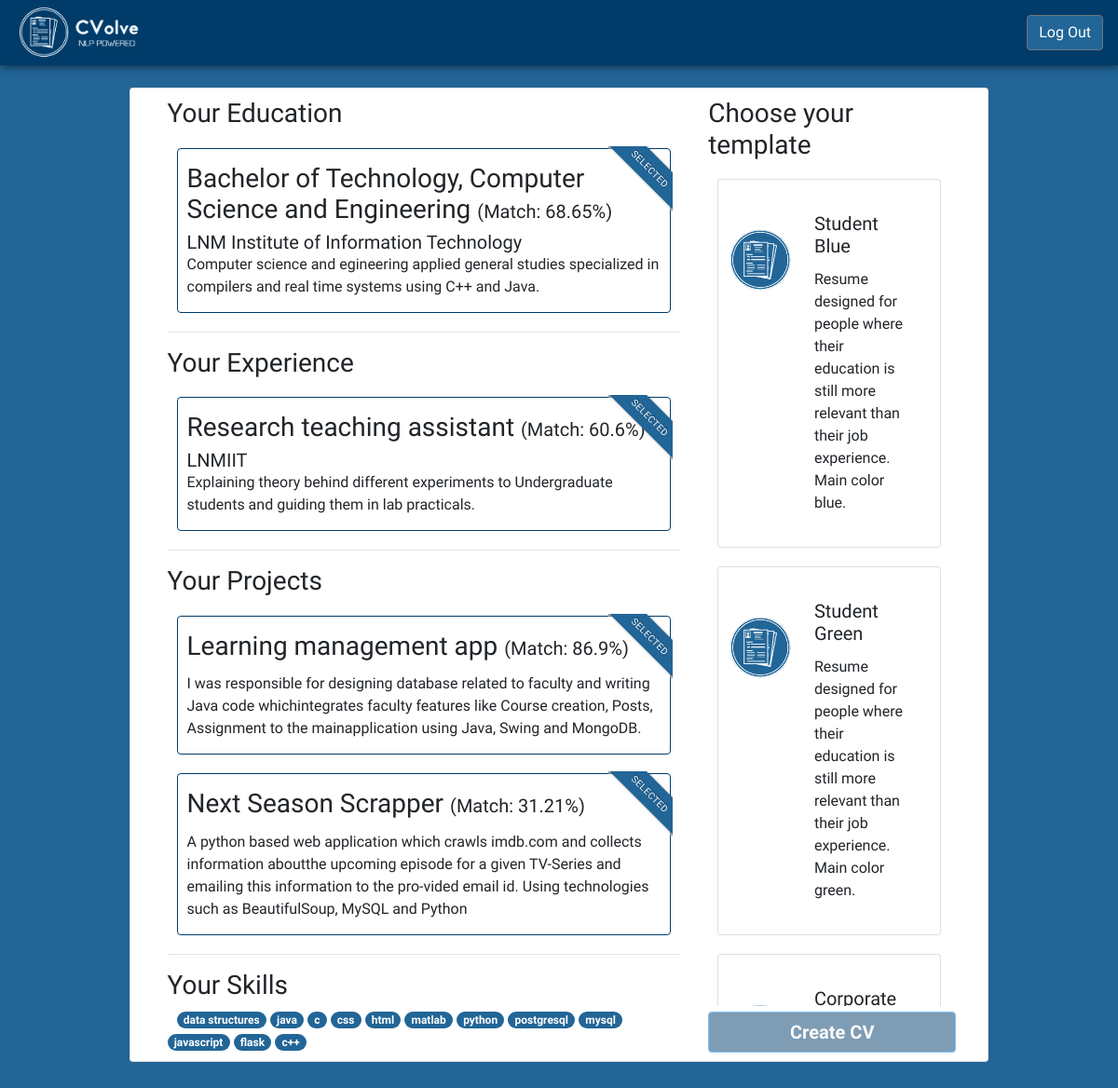
Screenshot of /offers/1/preview_cv/ (signed in) with the database file from the repository.
### cvolve/main/models/user_education.py (models this page shows, shortened)
class UserEducation(models.Model):
    title = models.CharField('Title', max_length=150)
    institution = models.CharField('Institution', max_length=150)
    start_date = models.DateField('Start Date')
    end_date = models.DateField('End Date', blank=True, null=True)
    summary = models.TextField('Summary')
    user = models.ForeignKey(User, on_delete=models.CASCADE)
    class Meta:
        verbose_name_plural = 'UserEducations'

### cvolve/main/models/user_experience.py (models this page shows, shortened)
class UserExperience(models.Model):
    role = models.CharField('Role', max_length=150)
    company = models.CharField('Company', max_length=150)
    start_date = models.DateField('Start Date')
    end_date = models.DateField('End Date', blank=True, null=True)
    summary = models.TextField('Summary')
    user = models.ForeignKey(User, on_delete=models.CASCADE)
    class Meta:
        verbose_name_plural = 'UserExperiences'

### cvolve/main/models/user_projects.py (models this page shows, shortened)
class UserProjects(models.Model):
    name = models.CharField('Name', max_length=120)
    summary = models.TextField('Summary')
    user = models.ForeignKey(User, on_delete=models.CASCADE)
    class Meta:
        verbose_name_plural = 'UserProjects'

### cvolve/main/models/user_skill.py (models this page shows, shortened)
class UserSkill(models.Model):
    name = models.CharField('Name', max_length=120)
    user = models.ForeignKey(User, on_delete=models.CASCADE)
    class Meta:
        verbose_name_plural = 'UserSkills'

### cvolve/main/views/CV_preview_view.py (the view)
class CVPreviewView(View):
    def get(self, request, offer_id):
        user = User.objects.get(pk=request.user.id)
        offer = JobOffer.objects.get(pk=offer_id)
        return render(request, 'cv_preview.html', {
            'user': user, 'offer': offer,
            'educations': get_education_sorted_by_distance(user.id, offer.id,
                                                           return_distances=True),
            'experiences': get_experience_sorted_by_distance(user.id, offer.id,
                                                             return_distances=True),
            'projects': get_projects_sorted_by_distance(user.id, offer.id,
                                                        return_distances=True),
            'skills': get_skills_sorted_by_distance(user.id, offer.id,
                                                    return_distances=True),
        })

### cvolve/main/models/user_education.py (called while the page is built)
def get_education_sorted_by_distance(user_id, offer_id, limit=None, return_distances=False):
    limit_clause = f'LIMIT {limit}' if limit else ''
    distance_clause = ", main_joboffereducationdistance.distance" if return_distances else ''
    return UserEducation.objects.raw(
        f"""
        SELECT main_usereducation.* {distance_clause}
        FROM ((main_user INNER JOIN main_usereducation ON main_user.user_ptr_id = main_usereducation.user_id)
                INNER JOIN main_joboffereducationdistance on main_usereducation.id = main_joboffereducationdistance.education_id)
                INNER JOIN main_joboffer on main_joboffer.id = main_joboffereducationdistance.job_offer_id
        WHERE main_user.user_ptr_id={user_id} and main_joboffer.id = {offer_id}
        ORDER BY main_joboffereducationdistance.distance
        {limit_clause}
        """
    )

### cvolve/main/models/user_experience.py (called while the page is built)
def get_experience_sorted_by_distance(user_id, offer_id, limit=None, return_distances=False):
    limit_clause = f'LIMIT {limit}' if limit else ''
    distance_clause = ", main_jobofferexperiencedistance.distance" if return_distances else ''
    return UserExperience.objects.raw(
        f"""
        SELECT main_userexperience.* {distance_clause}
        FROM ((main_user INNER JOIN main_userexperience ON main_user.user_ptr_id = main_userexperience.user_id)
                INNER JOIN main_jobofferexperiencedistance on main_userexperience.id = main_jobofferexperiencedistance.experience_id)
                INNER JOIN main_joboffer on main_joboffer.id = main_jobofferexperiencedistance.job_offer_id
        WHERE main_user.user_ptr_id={user_id} and main_joboffer.id = {offer_id}
        ORDER BY main_jobofferexperiencedistance.distance
        {limit_clause}
        """
    )

### cvolve/main/services/document_distance_to_percentage.py (called while the page is built)
def calculate_percentage_distance(distance):
    return round(100/(1 + exp(4*distance - 29.0)), 2)

### cvolve/main/templatetags/distance_to_percentage.py (called while the page is built)
@register.filter(name='distance_to_percentage')
def distance_to_percentage(distance):
    return calculate_percentage_distance(distance)

### cvolve/templates/cv_preview.html (shortened to what this page needs)
{%extends "base.html"%}
{% load distance_to_percentage %}
{% block outer_body %}
<nav class="navbar navbar-expand-lg navbar-cvolve">
    {% load static %}
    <a class="navbar-brand" href="/"><img src="{% static "/images/logo_hollow_with_tagline_dark.png" %}"
            style="height:3em" alt="CVolve Logo"></a>
    <div class="collapse navbar-collapse" id="navbarSupportedContent">
        <div class="nav-item active">
            <a href="{% url 'logout' %}"><button class="btn btn-secondary" style="background-color:#226597"> Log Out
                </button></a>
        </div>
    </div>
</nav>
{% endblock %}
{% block div_style %}
style="background-color:#226597; height:inherit; min-height:100%"
{% endblock %}
{% block content %}
<div class="row col-xs-12 col-sm-10 d-flex flex-row justify-content-center" style="height: 100%;">
    <div class="card card-cv-preview flex-row" style="height: 100%;">
        <div class="col-8 scrollable-left-bar" style="height: 100%;">
            <h3>Your Education</h3>
            {% for education in educations %}
            {% if forloop.counter0 < 2 %}
            <div class="card selected">
                <div class="ribbon-wrapper">
                    <div class="ribbon primary-ribbon">Selected</div>
                </div>
                <h3 class="card-title">{{education.title}} <span style="font-size: 20px;">(Match: {{ education.distance|distance_to_percentage }}%)</span></h5>
                <h5 class="card-subtitle">{{ education.institution }}</h4>
                <p class="card-text">{{ education.summary }}</p>
            </div>
            {% else %}
            <div class="card">
                <h3 class="card-title">{{education.title}} <span style="font-size: 20px;">(Match: {{ education.distance|distance_to_percentage }}%)</span></h5>
                <h5 class="card-subtitle">{{ education.institution }}</h4>
                <p class="card-text">{{ education.summary }}</p>
            </div>
            {% endif %}
            {% endfor %}
            <hr>
            <h3>Your Experience</h3>
            {% for experience in experiences %}
            {% if forloop.counter0 < 2 %}
            <div class="card selected">
                <div class="ribbon-wrapper">
                    <div class="ribbon primary-ribbon">Selected</div>
                </div>
                <h3 class="card-title">{{experience.role}} <span style="font-size: 20px;">(Match: {{ experience.distance|distance_to_percentage }}%)</span> </h5>
                <h5 class="card-subtitle">{{ experience.company }}</h4>
                <p class="card-text">{{ experience.summary }}</p>
            </div>
            {% else %}
            <div class="card">
                <h3 class="card-title">{{experience.role}} <span style="font-size: 20px;">(Match: {{ experience.distance|distance_to_percentage }}%)</span></h5>
                <h5 class="card-subtitle">{{ experience.company }}</h4>
                <p class="card-text">{{ experience.summary }}</p>
            </div>
            {% endif %}
            {% endfor %}
            <hr>
            <h3>Your Projects</h3>
            {% for project in projects %}
            {% if forloop.counter0 < 2 %}
            <div class="card selected">
                <div class="ribbon-wrapper">
                    <div class="ribbon primary-ribbon">Selected</div>
                </div>
                <h3 class="card-title">{{project.name}} <span style="font-size: 20px;">(Match: {{ project.distance|distance_to_percentage }}%)</span></h5>
                <p class="card-text">{{ project.summary }}</p>
            </div>
            {% else %}
            <div class="card">
                <h3 class="card-title">{{project.name}} <span style="font-size: 20px;">(Match: {{ project.distance|distance_to_percentage }}%)</span> </h5>
                <p class="card-text">{{ project.summary }}</p>
            </div>
            {% endif %}
            {% endfor %}
            <hr>
            <h3>Your Skills</h3>
            <div style="float: left; width: 10px; height: 1px;"></div>
            {% for skill in skills %}
            <span class="badge badge-primary badge-pill">{{ skill.name }}</span>
            {% endfor %}
        </div>
        <div class="col-4 scrollable-right-bar justify-content-center" style="display: relative;">
            <div style="height: calc(100% - 50px); overflow-y: auto;">
                <h3>Choose your template</h3>
                <div class="card template-card"
                    onclick="reset_cards_templates('student/4682B4'); this.classList.add('selected');">
                    <div class="row no-gutters">
                        <div class="col-md-4">
                            <img src="{% static "images/logo_hollow.png" %}"
                                class="card-img" alt="..." style="margin-top: 35px;">
                        </div>
                        <div class="col-md-8">
                            <div class="card-body">
                                <h5 class="card-title">Student Blue</h5>
                                <p class="card-text">
                                    Resume designed for people where their education is still more relevant than their job experience. Main color blue.
                                </p>
                            </div>
                        </div>
                    </div>
                </div>
                <div class="card template-card"
                    onclick="reset_cards_templates('student/228B22'); this.classList.add('selected');">
                    <div class="row no-gutters">
                        <div class="col-md-4">
                            <img src="{% static "images/logo_hollow.png" %}"
                                class="card-img" alt="..." style="margin-top: 35px;">
                        </div>
                        <div class="col-md-8">
                            <div class="card-body">
                                <h5 class="card-title">Student Green</h5>
                                <p class="card-text">
                                    Resume designed for people where their education is still more relevant than their job experience. Main color green.
                                </p>
                            </div>
                        </div>
                    </div>
                </div>
                <div class="card template-card"
                    onclick="reset_cards_templates('corporate/4682B4'); this.classList.add('selected');">
                    <div class="row no-gutters">
                        <div class="col-md-4">
                            <img src="{% static "images/logo_hollow.png" %}"
                                class="card-img" alt="..." style="margin-top: 35px;">
                        </div>
                        <div class="col-md-8">
                            <div class="card-body">
                                <h5 class="card-title">Corporate Blue</h5>
                            </div>
                        </div>
                    </div>
                </div>
            </div>
            <a class="btn btn-primary btn-cvolve-details col-xs-11 col-sm-11" style="position: absolute; bottom: 0;"
                id="button-download-pdf" disabled="true">
                Create CV
            </a>
        </div>
    </div>
</div>
{% endblock %}

### cvolve/static/styles/style.css (style rules this page uses)
* { font-size: 100%; font-family: b612; }
body { height: calc(100% - 150px); background-color: #226597; }
.btn.btn-primary.btn-cvolve-details { background-color: #003b69; float: right; font-weight: bold; font-size: 125%; padding-left: 7%; padding-right: 7%; }
.navbar-cvolve { padding-top: 0%; padding-bottom: 0%; background-color: #003b69; -webkit-box-shadow: 0px 0px 10px 0px rgba(0, 0, 0, 0.75); -moz-box-shadow: 0px 0px 10px 0px rgba(0, 0, 0, 0.75); box-shadow: 0px 0px 10px 0px rgba(0, 0, 0, 0.75); }
.card-offer-detail, .card-cv-preview { padding-top: 1%; padding-bottom: 1%; padding-left: 2.5%; padding-right: 2.5%; margin: 2.5%; }
.scrollable-left-bar { height: 100%; overflow-y: auto; }
.card-cv-preview .card { padding: 15px 10px; margin: 20px 10px; }
.card-cv-preview .scrollable-left-bar .card.selected { box-shadow: #003b69; border: 1px solid #003b69; }
.badge-primary { background-color: #226597; }
#button-download-pdf[disabled] { opacity: 0.5; color: #f3f9fb; }

### cvolve/static/styles/ribbon.css (style rules this page uses)
.ribbon-wrapper { width: 85px; height: 88px; overflow: hidden; position: absolute; top: -3px; right: -3px }
.ribbon { font-size: 10px; color: #FFF; text-transform: uppercase; letter-spacing: .05em; line-height: 15px; text-align: center; text-shadow: 0 -1px 0 rgba(0, 0, 0, .4); -webkit-transform: rotate(45deg); -moz-transform: rotate(45deg); -ms-transform: rotate(45deg); -o-transform: rotate(45deg); transform: rotate(45deg); position: relative; padding: 7px 0; right: -11px; top: 10px; width: 100px; height: 28px; -webkit-box-shadow: 0 0 3px rgba(0, 0, 0, .3); box-shadow: 0 0 3px rgba(0, 0, 0, .3); background-color: #dedede; filter: progid: DXImageTransform.Microsoft.gradient(startColorstr='#ffffffff', endColorstr='#ffdedede', GradientType=0) }
.ribbon.primary-ribbon { background-color: #226597; }
.ribbon:before, .ribbon:after { content: ""; border-top: 3px solid #9e9e9e; border-left: 3px solid transparent; border-right: 3px solid transparent; position: absolute; bottom: -3px }
.ribbon:before { left: 0 }
.ribbon:after { right: 0 }

### rows the page displays
UserEducation: title "Bachelor of Technology, Computer Science and Engineering", distance|distance_to_percentage "68.65", institution "LNM Institute of Information Technology", summary "Computer science and egineering applied general studies specialized in compilers and real time systems using C++ and Java."
UserExperience: role "Research teaching assistant", distance|distance_to_percentage "60.6", company "LNMIIT", summary "Explaining theory behind different experiments to Undergraduate students and guiding them in lab practicals."
UserProjects: name "Learning management app", distance|distance_to_percentage "86.9", summary "I was responsible for designing database related to faculty and writing Java code whichintegrates faculty features like Course creation, Posts, Assignment to the mainapplication using Java, Swing and MongoDB."
UserProjects: name "Next Season Scrapper", distance|distance_to_percentage "31.21", summary "A python based web application which crawls imdb.com and collects information aboutthe upcoming episode for a given TV-Series and emailing this information to the pro-vided email id. Using technologies such as BeautifulSoup, MySQL and Python"
UserSkill: name "data structures"
UserSkill: name "java"
UserSkill: name "c"
UserSkill: name "css"
UserSkill: name "html"
UserSkill: name "matlab"
UserSkill: name "python"
UserSkill: name "postgresql"
UserSkill: name "mysql"
UserSkill: name "javascript"
UserSkill: name "flask"
UserSkill: name "c++"
